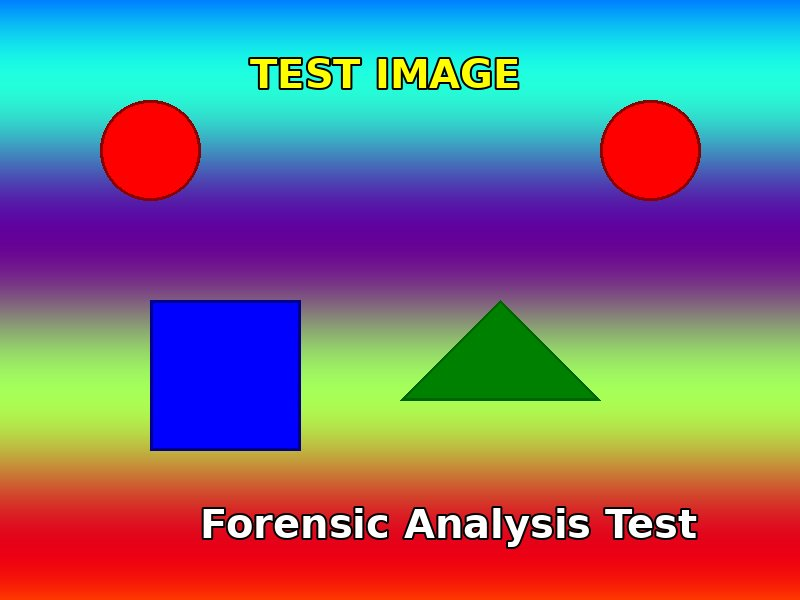
#> input picture apps/monolith/storage/uploads/00a7a092-f533-4919-9093-2c3c59afc647_test_image_with_metadata.jpg, 800 x 600 px
$ python -i transforms.py   (imports and definitions only)
#> lines starting #> are read from the running program, lines starting #| are printed output that depends on the picture
#> further down, picture is the input picture: shape (600, 800, 3); mean B, G, R 125.9, 114.1, 121.8
import cv2
import numpy as np
from sklearn.decomposition import PCA
import io
import matplotlib.pyplot as plt

# [58 lines left out: functions get_channel, compute_pca, not called in this run]

def compute_frequency_split(image: np.ndarray) -> bytes:
    """
    Visualize FFT magnitude.
    """
    if len(image.shape) == 3:
        gray = cv2.cvtColor(image, cv2.COLOR_BGR2GRAY)
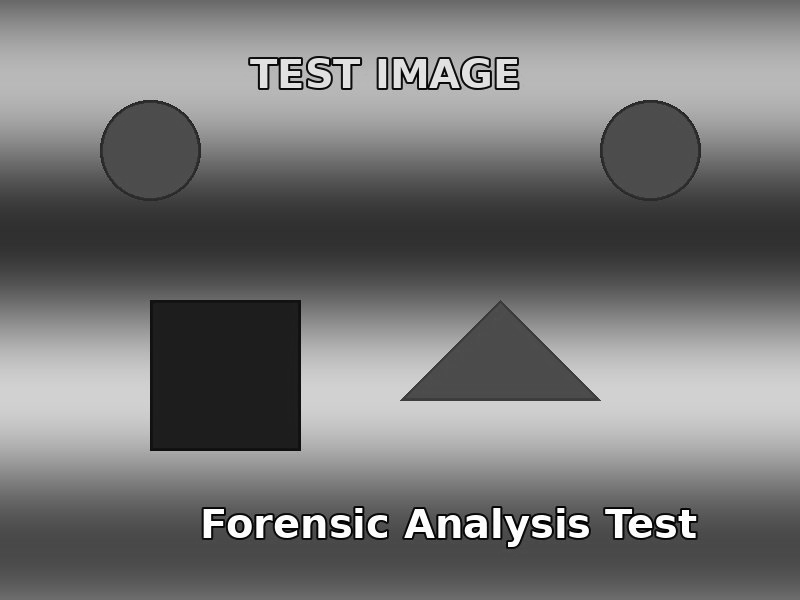
#> gray: shape (600, 800); min 0, max 255, mean 117.7
    else:
        gray = image

    f = np.fft.fft2(gray)
    fshift = np.fft.fftshift(f)
    magnitude_spectrum = 20 * np.log(np.abs(fshift) + 1)
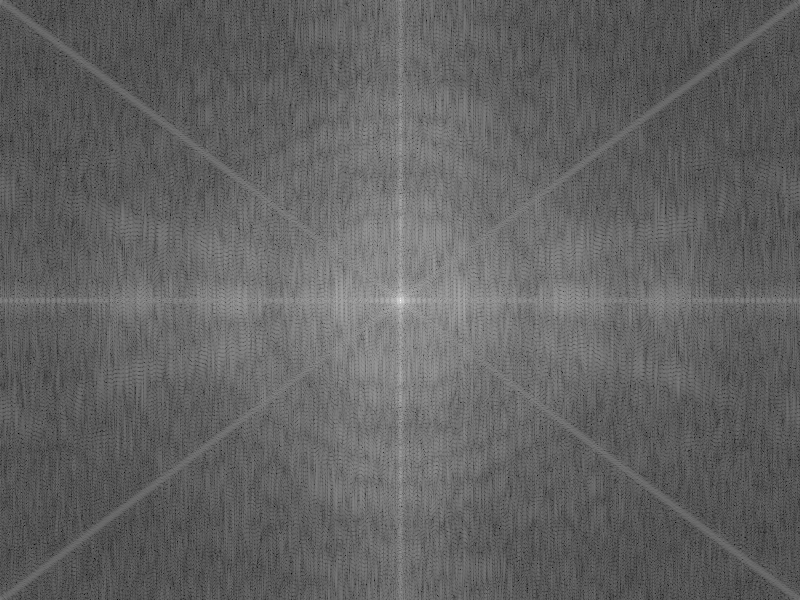
#> magnitude_spectrum: shape (600, 800) float64; min 43.5, max 357, mean 165.3; drawn with min black and max white

    # Normalize
    mag_norm = cv2.normalize(magnitude_spectrum, None, 0, 255, cv2.NORM_MINMAX).astype(np.uint8)

    # Color map
    color_mag = cv2.applyColorMap(mag_norm, cv2.COLORMAP_JET)
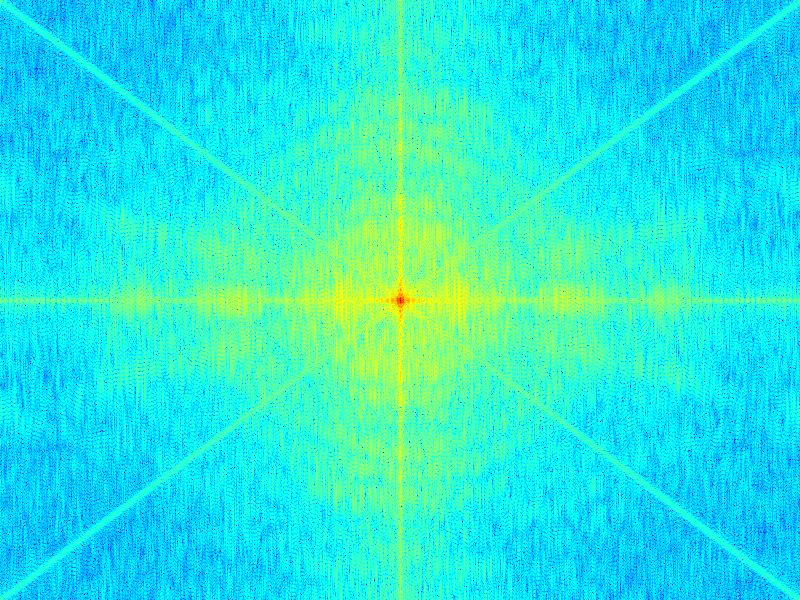
#> color_mag: shape (600, 800, 3); mean B, G, R 220.2, 231.2, 35.3

    _, enc = cv2.imencode(".jpg", color_mag)
    return enc.tobytes()

>>> import cv2
>>> picture = cv2.imread('../../../../../apps/monolith/storage/uploads/00a7a092-f533-4919-9093-2c3c59afc647_test_image_with_metadata.jpg')
>>> result = compute_frequency_split(picture)
